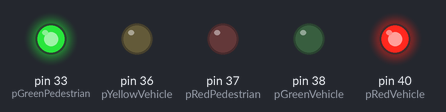
This program was run on a simulated Raspberry Pi (header pin numbers). Parts: output pins drawn as LEDs (lit = HIGH). What the program prints to the terminal is not drawn.

Above: at 4.0 s.
At 5.07 s:
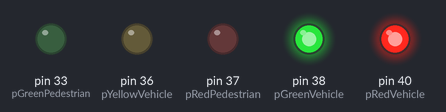
At 5.32 s:
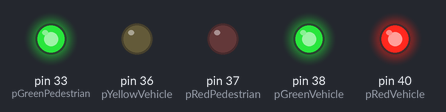
At 6.6 s:
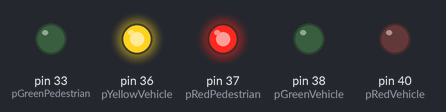
At 7.9 s:
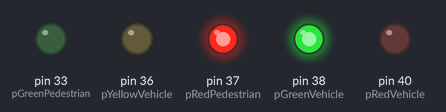
Timing chart, 0 to 9.8 s (numbered marks = the images above):
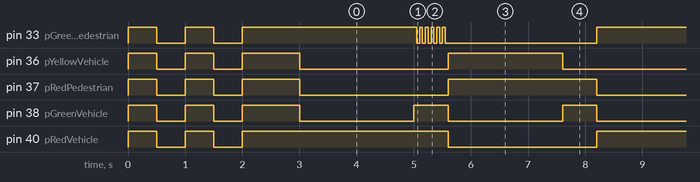

The program:

10_LedKozlekedesiLampa.py
```python
#10_LedKozlekedesiLampa.py
#-------------------------
#Közlekedési lámpa

#Alapbeállítások
import RPi.GPIO as GPIO
import time
#GPIO beállítások
GPIO.setwarnings(False)
GPIO.setmode(GPIO.BOARD)
GPIO.cleanup()

pRedVehicle = 40
pGreenVehicle = 38
pYellowVehicle = 36
pRedPedestrian = 37
pGreenPedestrian = 33
#pinek tömbje
pins = [
    pRedVehicle,
    pGreenVehicle,
    pYellowVehicle,
    pRedPedestrian,
    pGreenPedestrian
    ]
#ciklussal ezek a pinek kimenetek lesznek
for pin in pins:
    GPIO.setup(pin, GPIO.OUT)

#Jármű lámpa gyújtogató
def LampVehicle(r, y, g):
    GPIO.output(pRedVehicle, r)
    GPIO.output(pGreenVehicle, y)
    GPIO.output(pYellowVehicle, g)

#Gyalogos lámpa gyújtogató
def LampPedestrian(r, g):
    GPIO.output(pRedPedestrian, r)
    GPIO.output(pGreenPedestrian, g)

#lámpa teszt függvény
#n: hányszor villan
def Test(n):
    print("Teszt...")
    onOff = 1
    for i in range(n):
        LampVehicle(onOff, onOff, onOff)
        LampPedestrian(onOff, onOff)
        onOff = not onOff
        time.sleep(0.5)
    time.sleep(0.5)
    onOffeg = 0
    LampVehicle(onOff, onOff, onOff)
    LampPedestrian(onOff, onOff)
    print("Teszt vége")


#A program paraméterezése
T = 1.0 #órajel periódusidő: 1s
k = 5 #Idő gyorsítás: pl. 5: 5-ször gyorsabb
Treal = T/k #tényleges órajel

f = (1/Treal)*2 #a gyalogos zöld villogási frekvenciája
t = 0 #Ezzel mérem az időt
#A lámpa idők definiálása
tRed = 10 #Eddig ég a piros
tYellowRed = 3 #Eddig ég a Sárga és piros
tGreen = 10 #Zöld
tYellow = 3 #Sárga
tSum = tRed + tYellowRed + tGreen + tYellow #összidő

try:
    #indítjuk a tesztet
    Test(5)

    print("Közelekedési lámpák. Gyorsítás: {0} Kilép: Ctrl-C".format(k))


    while True:
        if t == tSum:
            t = 0

        if t == 0:
            #jármű:piros, gyalogos: zöld
            LampVehicle(1, 0, 0)
            LampPedestrian(0,1)

        if t == tRed:
            #jármű: piros-sárga: gyalogos: villogó zöld
            LampVehicle(1,1,0)
            #villogás
            p = GPIO.PWM(pGreenPedestrian, f)
            p.start(50)

        if t == tRed + tYellowRed:
            #jármű: zöld: gyalogos: villogás stop, piros
            LampVehicle(0,0,1)
            p.stop()
            LampPedestrian(1,0)

        if t ==  tRed + tYellowRed + tGreen:
            #jármű: sárga: gyalogos: piros
            LampVehicle(0,1,0)
            LampPedestrian(1,0)

        #print(t)
        t += 1
        time.sleep(Treal)

except KeyboardInterrupt:
    print("Pinek lekapcsolva")
    GPIO.cleanup()
```

Measured:
- by itself, pin 37 (pRedPedestrian): goes LOW 0.50 s, HIGH 0.50 s, LOW 0.50 s, HIGH 1.0 s, 7 × (LOW 2.6 s, HIGH 2.6 s), then LOW
- by itself, pin 38 (pGreenVehicle): goes LOW 0.50 s, HIGH 0.50 s, LOW 0.50 s, HIGH 1.0 s, 14 × (LOW 2.0 s, HIGH 0.60 s), then LOW
- by itself, pin 40 (pRedVehicle): goes LOW 0.50 s, HIGH 0.50 s, LOW 0.50 s, HIGH 3.6 s, 6 × (LOW 2.6 s, HIGH 2.6 s), LOW 2.6 s, then HIGH
- by itself, pin 36 (pYellowVehicle): HIGH → LOW at 0.50 s, → HIGH 0.50 s later, → LOW 0.50 s later, → HIGH 0.50 s later, … (19 changes in this stretch)
- by itself, pin 33 (pGreenPedestrian): HIGH → LOW at 0.50 s, → HIGH 0.50 s later, → LOW 0.50 s later, → HIGH 0.50 s later, … (88 changes in this stretch)
